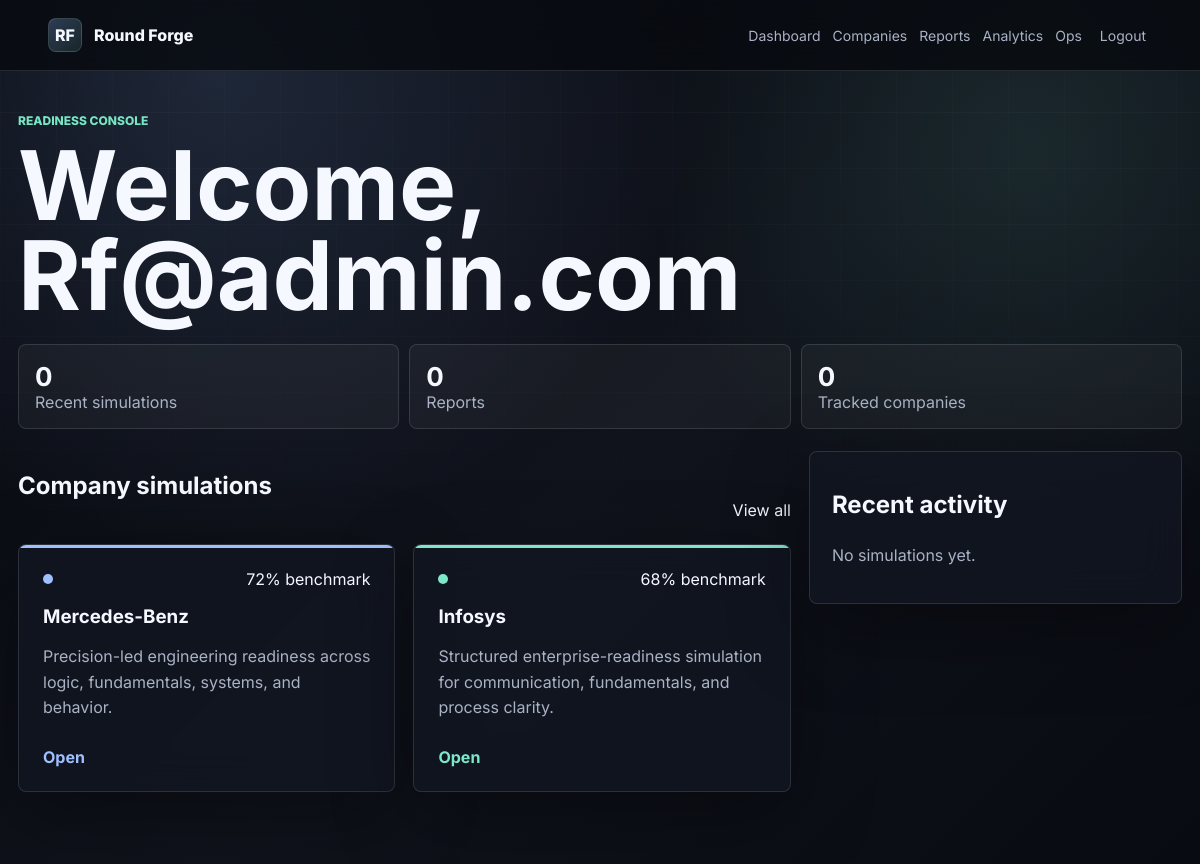
Screenshot of /dashboard/ (signed in) with the database file from the repository.
### apps/authentication/models.py (models this page shows, shortened)
class User(AbstractUser):
    email = models.EmailField(unique=True, db_index=True)
    full_name = models.CharField(max_length=180, blank=True)
    target_role = models.CharField(max_length=140, blank=True)
    created_at = models.DateTimeField(auto_now_add=True)
    updated_at = models.DateTimeField(auto_now=True)
    REQUIRED_FIELDS = ["email"]
    class Meta:
        indexes = [
            models.Index(fields=["email"]),
            models.Index(fields=["created_at"]),
        ]

### apps/companies/models.py (models this page shows, shortened)
class Company(models.Model):
    name = models.CharField(max_length=120, unique=True)
    slug = models.SlugField(max_length=140, unique=True)
    tagline = models.CharField(max_length=180)
    description = models.TextField()
    evaluation_style = models.TextField()
    benchmark_description = models.TextField()
    pass_threshold = models.PositiveSmallIntegerField(default=70)
    accent_color = models.CharField(max_length=24, default="#8fb8ff")
    order = models.PositiveSmallIntegerField(default=0)
    is_active = models.BooleanField(default=True)
    created_at = models.DateTimeField(auto_now_add=True)
    updated_at = models.DateTimeField(auto_now=True)
    class Meta:
        ordering = ["order", "name"]
        indexes = [
            models.Index(fields=["slug"]),
            models.Index(fields=["is_active", "order"]),
        ]

### apps/dashboard/views.py (the view)
# urls.py: path("", views.dashboard_home, name="home"),
@login_required
def dashboard_home(request):
    companies = Company.objects.filter(is_active=True).prefetch_related("tracks")
    simulations = request.user.simulations.select_related("company", "current_round").order_by("-started_at")[:6]
    reports = request.user.final_reports.select_related("simulation__company").order_by("-created_at")[:4]
    analytics = ReadinessAnalytics.objects.filter(user=request.user).select_related("company")
    return render(
        request,
        "dashboard/home.html",
        {"companies": companies, "simulations": simulations, "reports": reports, "analytics": analytics},
    )

### templates/dashboard/home.html (shortened to what this page needs)
{% extends "base.html" %}
{% block content %}
<section class="page-shell">
    <div class="page-heading">
        <p class="eyebrow">Readiness console</p>
        <h1>Welcome, {{ user.full_name|default:user.email }}</h1>
    </div>
    <div class="stat-strip">
        <div><strong>{{ simulations|length }}</strong><span>Recent simulations</span></div>
        <div><strong>{{ reports|length }}</strong><span>Reports</span></div>
        <div><strong>{{ analytics|length }}</strong><span>Tracked companies</span></div>
    </div>
    <div class="split-layout">
        <section>
            <div class="section-heading compact">
                <h2>Company simulations</h2>
                <a href="{% url 'companies:list' %}">View all</a>
            </div>
            <div class="card-grid two">
                {% for company in companies %}
                    <article class="company-card" style="--accent: {{ company.accent_color }}">
                        <div class="company-topline"><span class="company-dot"></span><span>{{ company.pass_threshold }}% benchmark</span></div>
                        <h3>{{ company.name }}</h3>
                        <p>{{ company.tagline }}</p>
                        <a href="{% url 'companies:detail' company.slug %}">Open</a>
                    </article>
                {% endfor %}
            </div>
        </section>
        <aside class="panel">
            <h2>Recent activity</h2>
            <div class="stack">
                {% for simulation in simulations %}
                    <a class="list-row" href="{% url 'interviews:simulation' simulation.id %}">
                        <span>{{ simulation.company.name }}</span>
                        <strong>{{ simulation.get_status_display }}</strong>
                    </a>
                {% empty %}
                    <p class="muted">No simulations yet.</p>
                {% endfor %}
            </div>
        </aside>
    </div>
</section>
{% endblock %}

### static/css/styles.css (style rules this page uses)
:root { --bg: #07090f; --surface: rgba(17, 22, 34, 0.78); --surface-strong: rgba(26, 33, 49, 0.92); --line: rgba(255, 255, 255, 0.12); --text: #f6f8ff; --muted: #aab2c5; --accent: #8fb8ff; --accent-2: #78e6c2; --danger: #ff7d7d; --success: #8fffc2; --radius: 8px; --shadow: 0 24px 80px rgba(0, 0, 0, 0.36); }
* { box-sizing: border-box; }
body { margin: 0; min-height: 100vh; font-family: Inter, system-ui, -apple-system, BlinkMacSystemFont, "Segoe UI", sans-serif; background: radial-gradient(circle at 18% 8%, rgba(143, 184, 255, 0.16), transparent 30rem), radial-gradient(circle at 86% 18%, rgba(120, 230, 194, 0.10), transparent 24rem), linear-gradient(135deg, #07090f 0%, #10131c 52%, #090b12 100%); color: var(--text); letter-spacing: 0; }
a { color: inherit; text-decoration: none; }
.hero, .page-shell, .auth-shell { width: min(1180px, calc(100% - 36px)); margin: 0 auto; }
.hero h1, .page-heading h1, .company-hero h1, .completion-panel h1 { margin: 0; font-size: clamp(44px, 8vw, 96px); line-height: 0.94; letter-spacing: 0; }
.hero-panel, .panel, .auth-panel, .question-panel, .company-card, .completion-panel { border: 1px solid var(--line); border-radius: var(--radius); background: var(--surface); box-shadow: var(--shadow); backdrop-filter: blur(20px); }
.signal-line, .company-topline, .question-meta, .result-row, .list-row { display: flex; align-items: center; justify-content: space-between; gap: 16px; }
.metric-grid, .stat-strip { display: grid; grid-template-columns: repeat(3, 1fr); gap: 10px; }
.metric-grid div, .stat-strip div { padding: 16px; border: 1px solid var(--line); border-radius: var(--radius); background: rgba(255,255,255,0.04); }
.metric-grid strong, .stat-strip strong { display: block; font-size: 26px; }
.metric-grid span, .stat-strip span, .muted { color: var(--muted); }
.section, .page-shell { padding: 42px 0 72px; }
.section-heading, .page-heading { margin-bottom: 24px; }
.section-heading.compact { display: flex; justify-content: space-between; align-items: end; }
.eyebrow { margin: 0 0 12px; color: var(--accent-2); font-size: 12px; text-transform: uppercase; font-weight: 800; letter-spacing: 0; }
.card-grid { display: grid; gap: 18px; }
.card-grid.two { grid-template-columns: repeat(2, minmax(0, 1fr)); }
.company-card { position: relative; overflow: hidden; padding: 24px; }
.company-card::before, .company-hero::before { content: ""; position: absolute; inset: 0; border-top: 3px solid var(--accent); pointer-events: none; }
.company-card h2, .company-card h3, .panel h2 { margin: 16px 0 10px; }
.company-card p { color: var(--muted); line-height: 1.6; }
.company-card a:not(.button) { display: inline-flex; margin-top: 10px; color: var(--accent); font-weight: 700; }
.company-dot { width: 10px; height: 10px; border-radius: 50%; background: var(--accent); }
.split-layout { display: grid; grid-template-columns: minmax(0, 1.45fr) minmax(300px, 0.7fr); gap: 18px; margin-top: 22px; align-items: start; }
.panel { padding: 22px; overflow-wrap: break-word; }
.stack { display: grid; gap: 10px; }

### rows the page displays
User: full_name "Rf@admin.com"
Company: pass_threshold "72", name "Mercedes-Benz", tagline "Precision-led engineering readiness across logic, fundamentals, systems, and behavior."
Company: pass_threshold "68", name "Infosys", tagline "Structured enterprise-readiness simulation for communication, fundamentals, and process clarity."

### other values shown
{{ simulations|length }} "0"
{{ reports|length }} "0"
{{ analytics|length }} "0"
